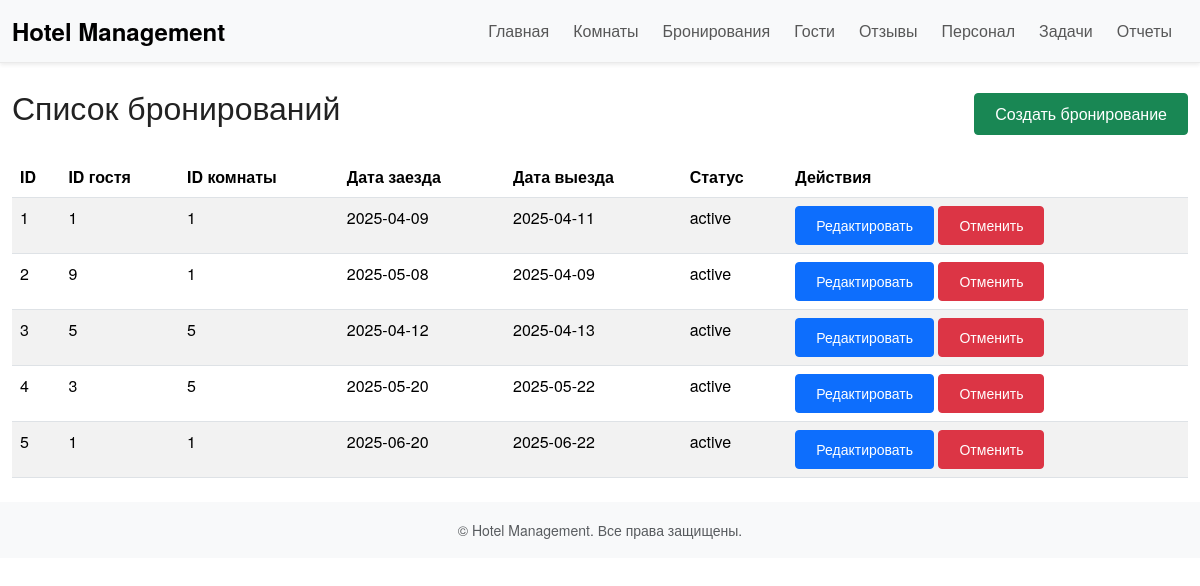
Before: /bookings with the older database file.
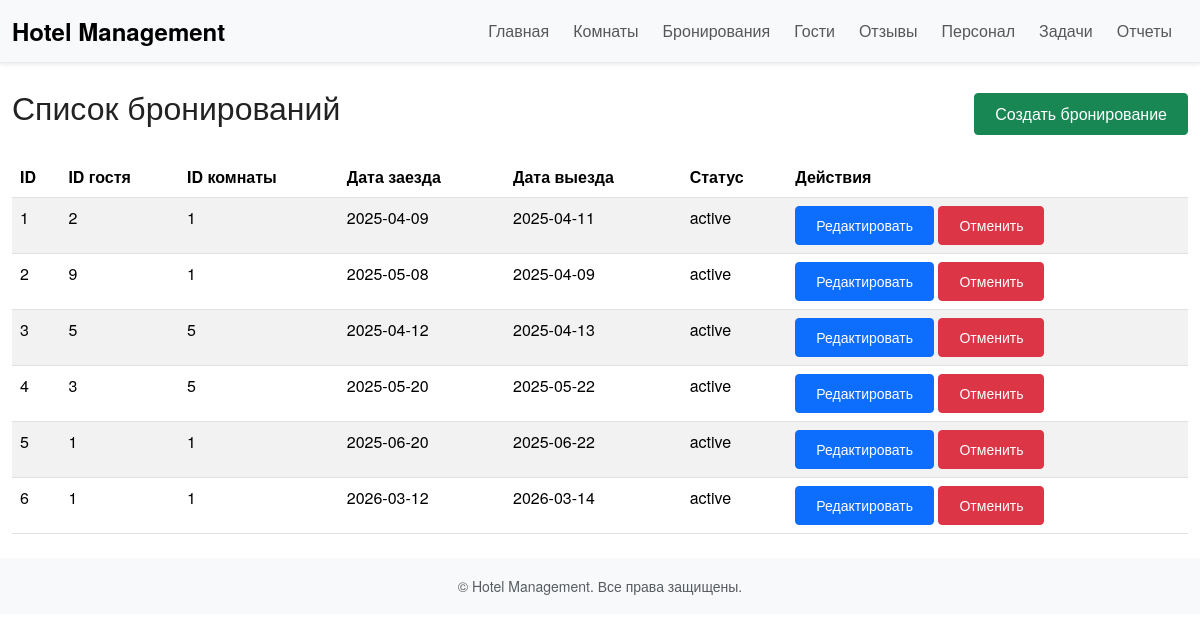
After: the same page with the newer database file.
### tables this page shows
CREATE TABLE bookings (
            id INTEGER PRIMARY KEY AUTOINCREMENT,
            guest_id INTEGER,
            room_id INTEGER,
            start_date TEXT,
            end_date TEXT,
            status TEXT DEFAULT 'active',  -- active, cancelled, completed
            FOREIGN KEY (room_id) REFERENCES rooms(id)
        );

### app.py (the view)
@app.route('/bookings')
def list_bookings():
    conn = get_db_connection()
    bookings = conn.execute('SELECT * FROM bookings').fetchall()
    conn.close()
    return render_template('bookings.html', bookings=bookings)

### app.py (called while the page is built)
def get_db_connection():
    conn = sqlite3.connect(DATABASE)
    conn.row_factory = sqlite3.Row  # позволит обращаться по именам столбцов
    return conn

### templates/bookings.html (shortened to what this page needs)
{% extends 'base.html' %}
{% block content %}
<div class="d-flex justify-content-between align-items-center mb-3">
  <h2>Список бронирований</h2>
  <a class="btn btn-success" href="{{ url_for('add_booking') }}">Создать бронирование</a>
</div>
<table class="table table-striped table-hover">
  <thead>
    <tr>
      <th>ID</th>
      <th>ID гостя</th>
      <th>ID комнаты</th>
      <th>Дата заезда</th>
      <th>Дата выезда</th>
      <th>Статус</th>
      <th>Действия</th>
    </tr>
  </thead>
  {% if bookings %}
    <tbody>
      {% for booking in bookings %}
      <tr>
        <td>{{ booking['id'] }}</td>
        <td>{{ booking['guest_id'] }}</td>
        <td>{{ booking['room_id'] }}</td>
        <td>{{ booking['start_date'] }}</td>
        <td>{{ booking['end_date'] }}</td>
        <td>{{ booking['status'] }}</td>
        <td>
          {% if booking['status'] == 'active' %}
            <a class="btn btn-primary btn-sm" href="{{ url_for('edit_booking', booking_id=booking['id']) }}">Редактировать</a>
            <a class="btn btn-danger btn-sm" href="{{ url_for('cancel_booking', booking_id=booking['id']) }}" onclick="return confirm('Отменить бронирование?');">Отменить</a>
          {% else %}
            &mdash;
          {% endif %}
        </td>
      </tr>
      {% endfor %}
    </tbody>
  {% else %}
    <tbody>
      <tr>
        <td colspan="7" class="text-center text-muted">Бронирования отсутствуют.</td>
      </tr>
    </tbody>
  {% endif %}
</table>
{% endblock %}

Changed rows visible on the page:
changed bookings id 1: guest_id "1" → "2"
added bookings: id "6", guest_id "1", room_id "1", start_date "2026-03-12", end_date "2026-03-14", status "active"
